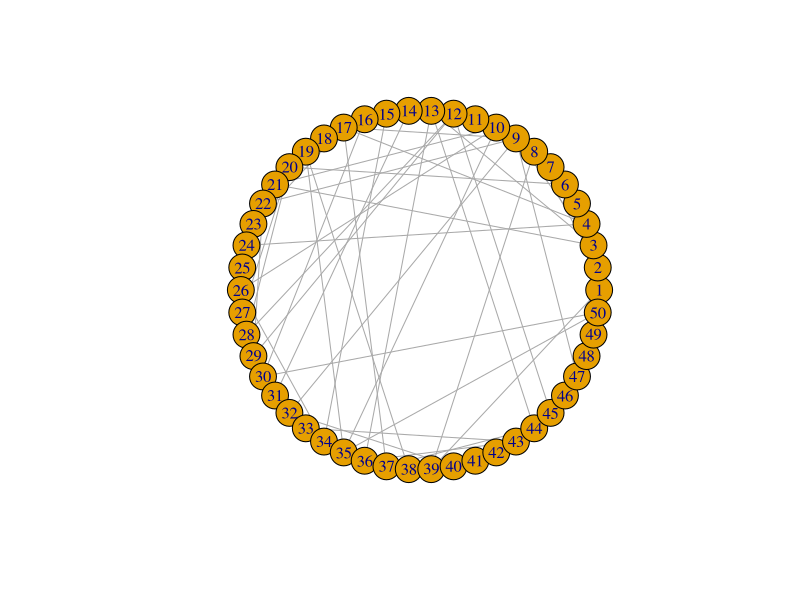

Write R code to recreate this figure.
# Small-world networks

require(igraph)
require(deSolve)
require(ggplot2)

g <- watts.strogatz.game(dim = 1, size = 50, nei = 2, p = 0.25)
plot(g, layout = layout.circle)

a <- get.adjacency(g, sparse = FALSE) # Produces an undirected unweighted adjacency matrix (symmetric, binary)
a

# Run and aggregate deterministic simulations with multiple rewirings (vary p, aggregate at each p)

run_stats <- function(watt_dim, size, nei, splits, aggregate_runs = 10, move = 0.01, bd = 0.01) {
    opp <- floor(size / 2) + 1    
    aggregate <- rep(0, splits + 1)
    points <- gen_log_points(0.0001,1,splits, 10)
    points <- c(0, points)
    
    for(i in 0:splits) {
        record <- rep(0, aggregate_runs)

        for(j in 1:aggregate_runs) {
        #Run the simulation using the adjacency matrix as P. Repeat # of aggregate_runs
            connected = FALSE
            while(connected == FALSE) {
                g <- watts.strogatz.game(dim = watt_dim, size = size, nei = nei, p = 1-sqrt(1-points[i+1]))
                if(distances(g, v = 1, to = opp) == Inf) {}
                else {connected = TRUE}
            }
            a <- get.adjacency(g, sparse = FALSE)
            
            param(size, move, bd, bd, 5000, 1500, mat = rewrite_adj(a, v= move))
            
            out <- simulate(P = P, v = move, state, r_0 = b, t = max(times))
            #out <- ode(y = state, times = times, func = deterministic_ode_solve, parms = parameters)
            out <- data.frame(out)
            
            names(out)[-1] <- 1:parameters$dimension
            
            #Record the time when the opposite node of the initial is infected past a certain threshold
            past_threshold <- out[out[ , opp + 1] > 100, c(1, opp + 1)]   #general out[out$"opposite" > param$n / some number, c(1, opposite + 1)]
            record[j] <- past_threshold[1,1]
        }
        
        aggregate[i+1] <- mean(record, na.rm = TRUE)
    }
    #deterministic sim. stop when threshold reached in opposite side.
    params <- parameters[-3] #Just for bookkeeping 
    params <- c(params, "neighbors" = nei, "aggregate" = aggregate_runs)
    df <- data.frame("prob" = points, "time" = aggregate, "params" = params)
    df
}

find_cpath <- function(splits, aggregate_runs) { 
    aggregate <- rep(0, splits + 1)
    points <- gen_log_points(0.0001,1,splits, 10)
    points <- c(0, points)
    
    for(i in 0:splits) {
        record <- rep(0, aggregate_runs)
        
        for(j in 1:aggregate_runs) {
            g <- sample_smallworld(dim = 1, size = 1000, nei = 10, p = 1-sqrt(1-points[i+1]))
            #record[j] <- mean_distance(g, directed = FALSE)
            record[j] <- transitivity(g, type = "global", isolates = "NaN")
        }
        
        aggregate[i+1] <- mean(record, na.rm = TRUE)
    }
    #deterministic sim. stop when threshold reached in opposite side.
    df <- data.frame("prob" = points, "length" = aggregate)
    df
}

# rewire <- function(g, p) {
#     a <- get.adjacency(g, sparse = FALSE)
#     for(j in 1:dim(a)[1]) {
#         for(i in 1:dim(a)[1]) {
#             if(a[i,j] == 1) {
#                 total <- sum(a[i,])
#                 runif(1)
#             }
#         }
#         
# }

rewrite_adj <- function(adj = a, v) {
    #Rewrites the adjacency matrix to a reasonable one to put through the simulation
    diag(adj) <- 1
    columns <- colSums(adj)
    for(i in 1:dim(adj)[1]) {
        adj[i,i] <- 1 - (columns[i] - 1)*v
        adj[which(adj[,i] == 1), i] <- v
    }
    adj
}

gen_log_points <- function(start, end, freq, base) {
    #Give the starting and end points, and the number of points between, inclusive, to generate
    a = log(start, base)
    b = log(end, base)
    out = numeric(length = freq)
    for(i in 1:freq) {
        exp = a + (i-1)*(b-a)/(freq-1)
        out[i] = base^exp
    }
    out
}

plot_prob <- function(df, title = "Small world network") {
    base <- df$time[1]
    df <- df[-1,]
    p <- ggplot() + 
        geom_line(data = df, aes(x = prob, y = time / base), size = 1.5) +
        scale_x_log10(limits = c(0.0001, 1)) + xlab("Rewiring Probability") + ylab("Time(p)") +
        ylim(0, 1) + ggtitle(title) +
        theme(axis.title.x=element_text(vjust=-2, size = 15)) +
        theme(axis.title.y=element_text(angle=90, vjust=-1.5, size = 15)) +
        theme(plot.title=element_text(size=15, vjust=3)) +
        theme(plot.margin = unit(c(1,1,1,1), "cm"))
    
    p
}

# plot_network <- function(cpath, clustering) {
#     if(!is.na(cpath)) {
#         p <- ggplot()
#         length_base <- cpath$length[1]
#         cpath <- cpath[-1,]
#         p <- p + geom_line(data = cpath, aes(x = prob, y = length / length_base), size = 1.5)
#     }
#     if(!is.na(clustering)) {
#         if(!
# 
# }

get_info <- function(my_list) {
    output <- ""
    for(i in 1:length(my_list)) {
        a = names(my_list[i])
        b = my_list[[i]]
        output <- paste(output, a, "=", b, ",", sep = " ")
    }
    output
}

plot_all <- function(df1,df2,df3) {
    options(scipen=10000) #forces r not to abbreviate w/ sci notation
    base1 <- df1$time[1]
    df1 <- df1[-1,]
    df1 <- cbind(df1, "Params" = "v = 0.01, r = 0.001")
    base2 <- df2$time[1]
    df2 <- df2[-1,]
    df2 <- cbind(df2, "Params" = "v = 0.01, r = 0.01")
    base3 <- df3$time[1]
    df3 <- df3[-1,]
    df3 <- cbind(df3, "Params" = "v = 0.01, r = 0.1")

    p <- ggplot() + 
        geom_line(data = df1, aes(x = prob, y = time, color = Params), size = 1.5) +
        geom_line(data = df2, aes(x = prob, y = time, color = Params), size = 1.5) +
        geom_line(data = df3, aes(x = prob, y = time, color = Params), size = 1.5) +
        scale_x_log10(limits = c(0.0001, 1), breaks = c(0.0001,0.001,0.01,0.1,1), labels = c(0.0001,0.001,0.01,0.1,1)) + xlab("\nRewiring Probability") + ylab("T(p)\n")  +
        theme(axis.text = element_text(size = 14), axis.title = element_text(size = 18, margin = margin(t = 20, l = 20, r = 20)),
              legend.text = element_text(size = 16), legend.title = element_text(size = 18, margin = margin(t = 10)), legend.key = element_blank(),
              plot.title = element_text(size = 18,margin = margin(b = 30))) + guides(colour = guide_legend(title.position = "top", title.hjust = 0.5)) +
        theme(axis.line = element_line(colour = "black"),
              panel.grid.major = element_blank(),
              panel.grid.minor = element_blank(),
              panel.border = element_blank(),
              panel.background = element_blank())
    p

}

plot_paths <- function(df1,df2) {
    options(scipen=10000) #forces r not to abbreviate w/ sci notation
    base1 <- df1$length[1]
    df1 <- df1[-1,]
    df1 <- cbind(df1, "Variable" = "L(Q) / L(0)")
    base2 <- df2$length[1]
    df2 <- df2[-1,]
    df2 <- cbind(df2, "Variable" = "C(Q) / C(0)")
    
    p <- ggplot() + 
        geom_point(data = df1, aes(x = prob, y = length/base1, shape = Variable), size = 3.0) +
        geom_point(data = df2, aes(x = prob, y = length/base2, shape = Variable), size = 3.0) +
        scale_x_log10(limits = c(0.0001, 1), breaks = c(0.0001,0.001,0.01,0.1,1), labels = c(0.0001,0.001,0.01,0.1,1)) + xlab("\nRewiring Probability") + ylab("Normalized Value\n")  +
        theme(axis.text = element_text(size = 12), axis.title = element_text(size = 16, margin = margin(t = 20, l = 20, r = 20)),
              legend.text = element_text(size = 16), legend.title = element_text(size = 16, margin = margin(t = 10)), legend.key = element_blank(),
              plot.title = element_text(size = 18,margin = margin(b = 30))) + guides(colour = guide_legend(title.position = "top", title.hjust = 0.5)) +
        theme(axis.line = element_line(colour = "black"),
              panel.grid.major = element_blank(),
              panel.grid.minor = element_blank(),
              panel.border = element_blank(),
              panel.background = element_blank())
    p
}

check <- function() {
    environment()
    exists("p", where = environment())
}
